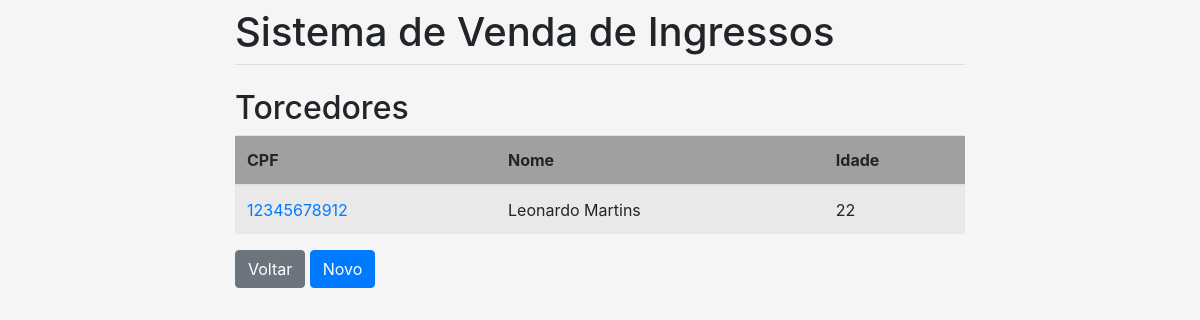
The page /torcedor/ on the database as committed earlier.
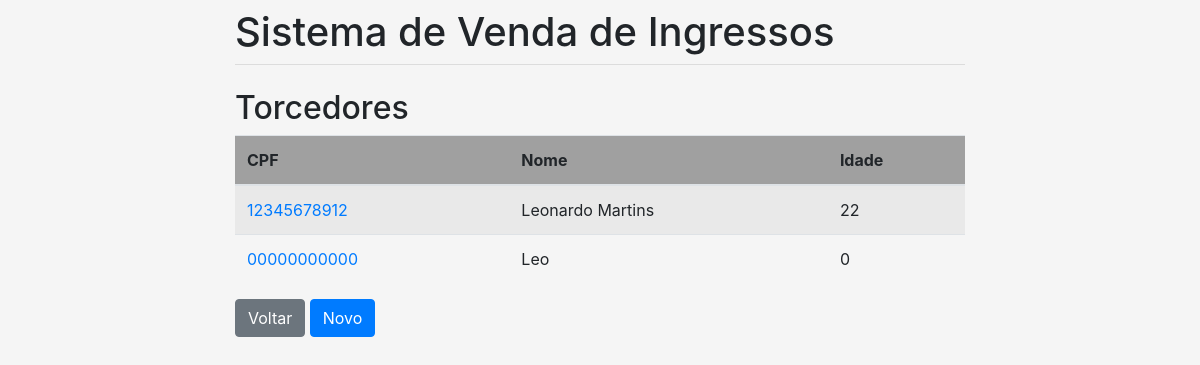
The same page on the database as committed later.
### vendas/models.py (models this page shows, shortened)
class Torcedor(models.Model):
    cpf = models.CharField(max_length=11)
    nome = models.CharField(max_length=70)
    idade = models.PositiveSmallIntegerField()

### vendas/views.py (the view)
# urls.py: path('torcedor/', list_torcedor, name='list_torcedor'),
def list_torcedor(request):
    torcedores = Torcedor.objects.all()
    return render(request, 'torcedor.html', {'torcedores': torcedores})

### vendas/templates/torcedor.html (shortened to what this page needs)
{% extends 'base.html' %}
{% load crispy_forms_tags %}
{% block content %}
<h2>Torcedores</h2>
<table class="table table-striped">
    <thead>
    <tr bgcolor=a0a0a0>
        <th scope="col">CPF</th>
        <th scope="col">Nome</th>
        <th scope="col">Idade</th>
    </tr>
    </thead>
    <tbody>
    {% for torcedor in torcedores %}
    <tr>
        <td><a href="{% url 'update_torcedor' torcedor.id %}">{{ torcedor.cpf }}</a></td>
        <td>{{ torcedor.nome }}</td>
        <td>{{ torcedor.idade }}</td>
    </tr>
    {% endfor %}
    </tbody>
</table>
<a class="btn btn-secondary" href="{% url 'menu' %}">Voltar</a>
<a class="btn btn-primary" href="{% url 'create_torcedor' %}">Novo</a>
{% endblock %}

Rows that differ between the two databases and show on the page:
added Torcedor: cpf "00000000000", nome "Leo", idade "0"
